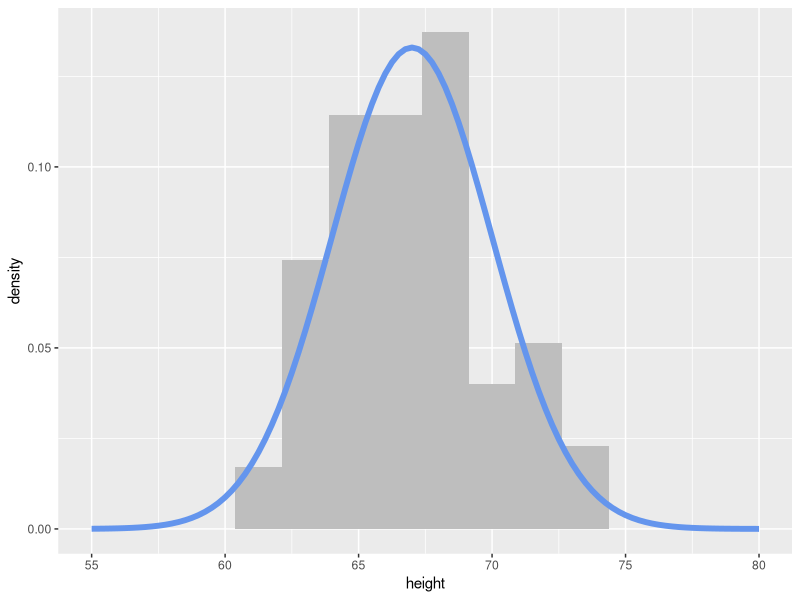

Reproduce this figure in R.
## ---- chunk 1
#| include: false
#| echo: false
#| message: false
#| warning: false

library(tidyverse)
library(lubridate)
library(palmerpenguins)

## ---- chunk 2
rnorm(1, mean = 0, sd = 1)
## ---- chunk 3
rnorm(1, mean = 0, sd = 1)
## ---- chunk 4
head(.Random.seed)
## ---- chunk 5
set.seed(1234)

rnorm(1, mean = 0, sd = 1)
## ---- chunk 6
set.seed(1234)

rnorm(1, mean = 0, sd = 1)
## ---- chunk 7
set.seed(1234)

rnorm(1, mean = 0, sd = 1)

## Calling rnorm() again without a seed "resets" the seed! 
rnorm(1, mean = 0, sd = 1)
## ---- chunk 8
#| eval: true
my_rand <- rnorm(1, mean = 0, sd = 1)
my_rand
## ---- chunk 9
#| message: false
#| warning: false
#| echo: true

set.seed(93401)
my_samples <- tibble(height = rnorm(n    = 100, 
                                    mean = 67, 
                                    sd   = 3)
                     )

my_samples |> 
  head()
## ---- chunk 10
#| message: false
#| warning: false
#| echo: true

my_samples %>%
  ggplot(aes(x = height)) +
  geom_histogram(aes(y = ..density..), 
                 binwidth = 1.75, fill = "grey") +
  stat_function(fun = ~ dnorm(., mean = 67, sd = 3), 
                col = "cornflowerblue", lwd = 2) + 
  xlim(c(55, 80))
